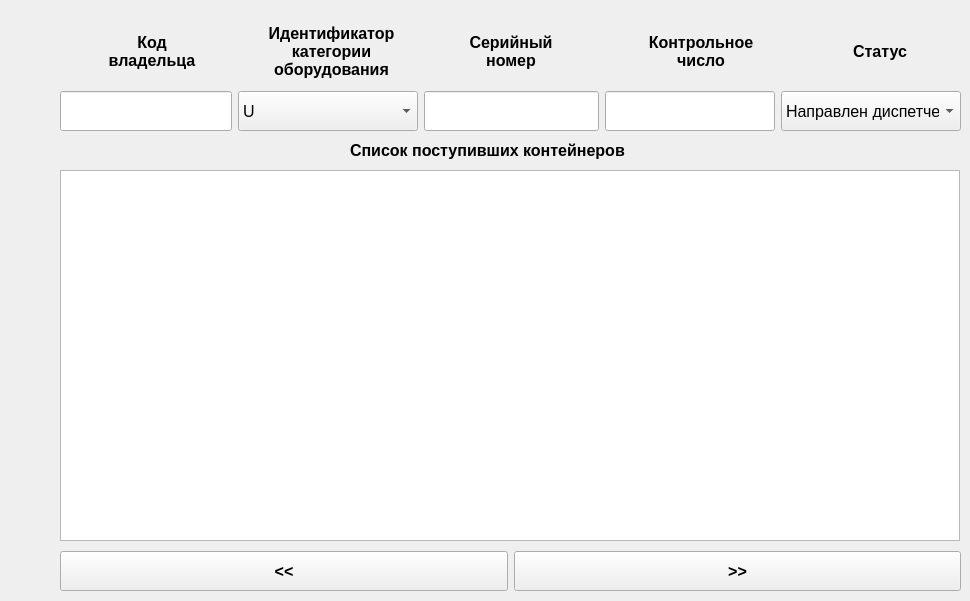
    <widget class="QWidget" name="tab_2">
     <attribute name="title">
      <string>Список контейнеров</string>
     </attribute>
     <widget class="QLabel" name="case_table_title_label">
      <property name="geometry">
       <rect>
        <x>350</x>
        <y>130</y>
        <width>341</width>
        <height>40</height>
       </rect>
      </property>
      <property name="minimumSize">
       <size>
        <width>0</width>
        <height>40</height>
       </size>
      </property>
      <property name="font">
       <font>
        <pointsize>12</pointsize>
        <bold>true</bold>
       </font>
      </property>
      <property name="text">
       <string>Список поступивших контейнеров</string>
      </property>
     </widget>
     <widget class="QWidget" name="horizontalLayoutWidget">
      <property name="geometry">
       <rect>
        <x>60</x>
        <y>90</y>
        <width>901</width>
        <height>42</height>
       </rect>
      </property>
      <layout class="QHBoxLayout" name="horizontalLayout_32">
       <item>
        <widget class="QLineEdit" name="code_filter_edit">
         <property name="sizePolicy">
          <sizepolicy hsizetype="Fixed" vsizetype="Fixed">
           <horstretch>0</horstretch>
           <verstretch>0</verstretch>
          </sizepolicy>
         </property>
         <property name="minimumSize">
          <size>
           <width>172</width>
           <height>40</height>
          </size>
         </property>
         <property name="font">
          <font>
           <pointsize>12</pointsize>
          </font>
         </property>
        </widget>
       </item>
       <item>
        <widget class="QComboBox" name="rig_filter_box">
         <property name="minimumSize">
          <size>
           <width>180</width>
           <height>40</height>
          </size>
         </property>
         <property name="font">
          <font>
           <pointsize>12</pointsize>
          </font>
         </property>
         <item>
          <property name="text">
           <string>U</string>
          </property>
         </item>
         <item>
          <property name="text">
           <string>Z</string>
          </property>
         </item>
         <item>
          <property name="text">
           <string>R</string>
          </property>
         </item>
         <item>
          <property name="text">
           <string>J</string>
          </property>
         </item>
        </widget>
       </item>
       <item>
        <widget class="QLineEdit" name="item_filter_edit">
         <property name="sizePolicy">
          <sizepolicy hsizetype="Fixed" vsizetype="Fixed">
           <horstretch>0</horstretch>
           <verstretch>0</verstretch>
          </sizepolicy>
         </property>
         <property name="minimumSize">
          <size>
           <width>175</width>
           <height>40</height>
          </size>
         </property>
         <property name="font">
          <font>
           <pointsize>12</pointsize>
          </font>
         </property>
        </widget>
       </item>
       <item>
        <widget class="QLineEdit" name="number_filter_edit">
         <property name="sizePolicy">
          <sizepolicy hsizetype="Fixed" vsizetype="Fixed">
           <horstretch>0</horstretch>
           <verstretch>0</verstretch>
          </sizepolicy>
         </property>
         <property name="minimumSize">
          <size>
           <width>170</width>
           <height>40</height>
          </size>
         </property>
         <property name="font">
          <font>
           <pointsize>12</pointsize>
          </font>
         </property>
        </widget>
       </item>
       <item>
        <widget class="QComboBox" name="case_status_filter_box">
         <property name="minimumSize">
          <size>
           <width>155</width>
           <height>40</height>
          </size>
         </property>
         <property name="font">
          <font>
           <pointsize>12</pointsize>
          </font>
         </property>
         <item>
          <property name="text">
           <string>Направлен диспетчеру</string>
          </property>
         </item>
         <item>
          <property name="text">
           <string>Обрабатывается диспетчером</string>
          </property>
         </item>
        </widget>
       </item>
      </layout>
     </widget>
     <widget class="QTableView" name="case_table">
      <property name="geometry">
       <rect>
        <x>60</x>
        <y>170</y>
        <width>900</width>
        <height>371</height>
       </rect>
      </property>
      <property name="font">
       <font>
        <pointsize>12</pointsize>
       </font>
      </property>
      <property name="sortingEnabled">
       <bool>true</bool>
      </property>
      <attribute name="horizontalHeaderCascadingSectionResizes">
       <bool>false</bool>
      </attribute>
      <attribute name="horizontalHeaderDefaultSectionSize">
       <number>179</number>
      </attribute>
     </widget>
     <widget class="QWidget" name="gridLayoutWidget_3">
      <property name="geometry">
       <rect>
        <x>60</x>
        <y>10</y>
        <width>901</width>
        <height>83</height>
       </rect>
      </property>
      <layout class="QGridLayout" name="gridLayout_3">
       <item row="0" column="4">
        <widget class="QLabel" name="number_filter_label">
         <property name="minimumSize">
          <size>
           <width>184</width>
           <height>80</height>
          </size>
         </property>
         <property name="font">
          <font>
           <pointsize>12</pointsize>
           <bold>true</bold>
          </font>
         </property>
         <property name="text">
          <string>Контрольное
число</string>
         </property>
         <property name="alignment">
          <set>Qt::AlignmentFlag::AlignCenter</set>
         </property>
        </widget>
       </item>
       <item row="0" column="5">
        <widget class="QLabel" name="case_status_filter_label">
         <property name="minimumSize">
          <size>
           <width>150</width>
           <height>80</height>
          </size>
         </property>
         <property name="font">
          <font>
           <pointsize>12</pointsize>
           <bold>true</bold>
          </font>
         </property>
         <property name="text">
          <string>Статус</string>
         </property>
         <property name="alignment">
          <set>Qt::AlignmentFlag::AlignCenter</set>
         </property>
        </widget>
       </item>
       <item row="0" column="1">
        <widget class="QLabel" name="rig_filter_label">
         <property name="minimumSize">
          <size>
           <width>155</width>
           <height>80</height>
          </size>
         </property>
         <property name="font">
          <font>
           <pointsize>12</pointsize>
           <bold>true</bold>
          </font>
         </property>
         <property name="text">
          <string>Идентификатор
категории
оборудования</string>
         </property>
         <property name="alignment">
          <set>Qt::AlignmentFlag::AlignCenter</set>
         </property>
        </widget>
       </item>
       <item row="0" column="0">
        <widget class="QLabel" name="code_filter_label">
         <property name="minimumSize">
          <size>
           <width>184</width>
           <height>80</height>
          </size>
         </property>
         <property name="font">
          <font>
           <pointsize>12</pointsize>
           <bold>true</bold>
          </font>
         </property>
         <property name="text">
          <string>Код
владельца</string>
         </property>
         <property name="alignment">
          <set>Qt::AlignmentFlag::AlignCenter</set>
         </property>
        </widget>
       </item>
       <item row="0" column="3">
        <widget class="QLabel" name="item_filter_label">
         <property name="minimumSize">
          <size>
           <width>184</width>
           <height>80</height>
          </size>
         </property>
         <property name="font">
          <font>
           <pointsize>12</pointsize>
           <bold>true</bold>
          </font>
         </property>
         <property name="text">
          <string>Серийный
номер</string>
         </property>
         <property name="alignment">
          <set>Qt::AlignmentFlag::AlignCenter</set>
         </property>
        </widget>
       </item>
      </layout>
     </widget>
     <widget class="QWidget" name="horizontalLayoutWidget_8">
      <property name="geometry">
       <rect>
        <x>60</x>
        <y>550</y>
        <width>901</width>
        <height>42</height>
       </rect>
      </property>
      <layout class="QHBoxLayout" name="horizontalLayout_130">
       <item>
        <widget class="QPushButton" name="case_left_button">
         <property name="minimumSize">
          <size>
           <width>0</width>
           <height>40</height>
          </size>
         </property>
         <property name="font">
          <font>
           <pointsize>12</pointsize>
           <bold>true</bold>
          </font>
         </property>
         <property name="text">
          <string>&lt;&lt;</string>
         </property>
        </widget>
       </item>
       <item>
        <widget class="QPushButton" name="case_right_button">
         <property name="minimumSize">
          <size>
           <width>0</width>
           <height>40</height>
          </size>
         </property>
         <property name="font">
          <font>
           <pointsize>12</pointsize>
           <bold>true</bold>
          </font>
         </property>
         <property name="text">
          <string>&gt;&gt;</string>
         </property>
        </widget>
       </item>
      </layout>
     </widget>
    </widget>
